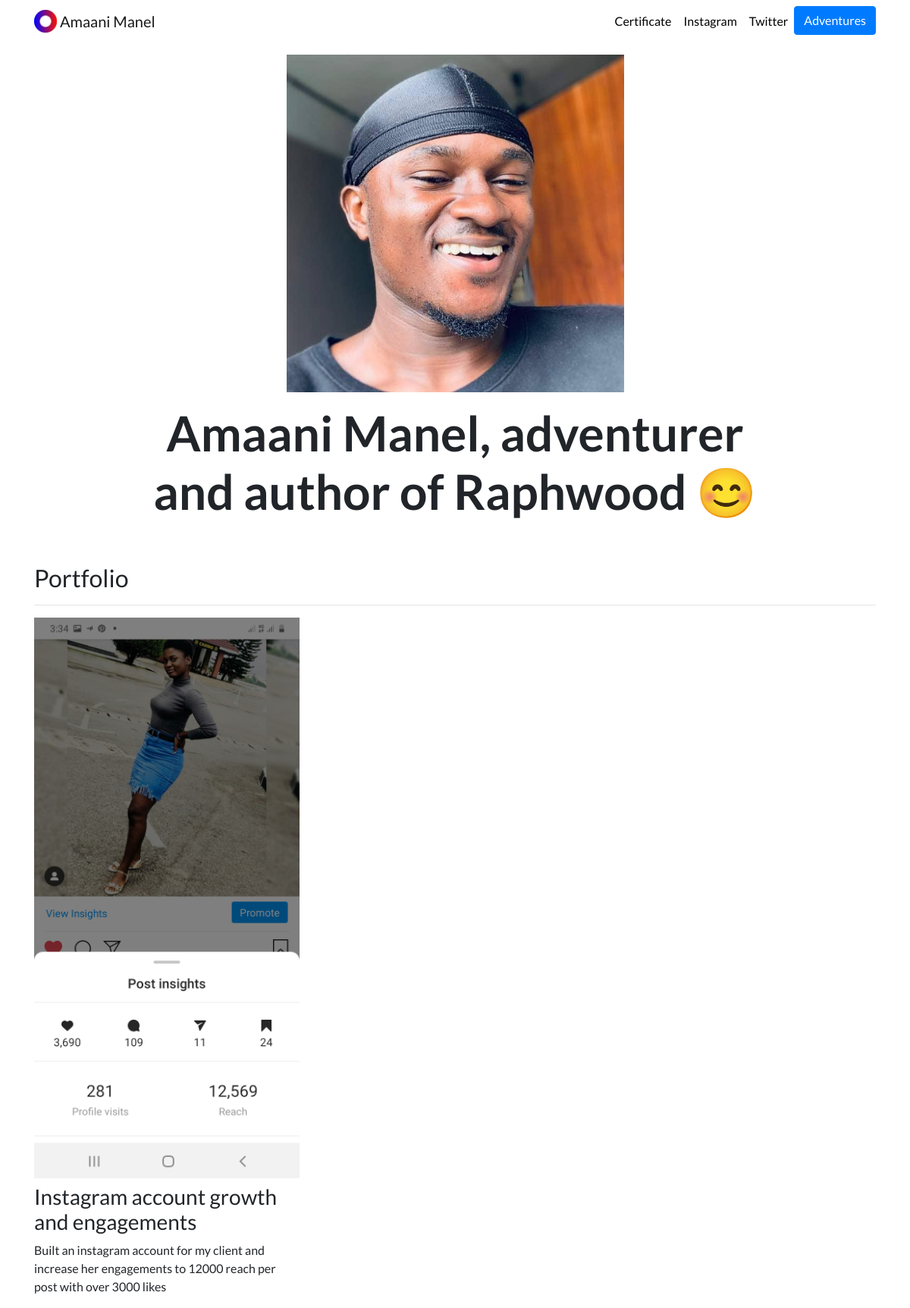
The page / on the database its author committed.
### portfolio/models.py (models this page shows, shortened)
class Project(models.Model):
    title = models.CharField(max_length=100)
    description = models.CharField(max_length=250)
    image = models.ImageField(upload_to='portfolio/images/')
    url = models.URLField(blank=True)

### portfolio/views.py (the view)
# urls.py: 2. Add a URL to urlpatterns:  path('', views.home, name='home')
def home(request):
    projects = Project.objects.all()
    return render(request, 'portfolio/home.html', {'projects': projects})

### portfolio/templates/portfolio/home.html
{% extends "portfolio/base.html" %}
{% load static %}
{% block content %}
<div class="row justify-content-center my-3">
  <div class="col-5">
    <img src="{% static 'portfolio/amaaniDurag.jpg' %}" class="img-fluid">
  </div>
</div>
<div class="row justify-content-center mb-3">
  <div class="col-md-9 text-center">
    <h1 id="hometext" class="font-weight-bold">Amaani Manel, adventurer and author of Raphwood 😊</h1>
  </div>
</div>
<h2 class="mt-5">Portfolio</h2>
<hr>
<div class="row">
  {% for project in projects %}
  <div class="col-lg-4 col-md-6">
    {% if project.url %}
    <a href="{{ project.url }}">
      <img src="{{ project.image.url }}" class="img-fluid mb-2">
    </a>
    {% else %}
    <img src="{{ project.image.url }}" class="img-fluid mb-2">
    {% endif %}
    <h3>{{ project.title }}</h3>
    <p>{{ project.description }}</p>
  </div>
  {% endfor %}
</div>
{% endblock %}

### portfolio/static/portfolio/custom.css (style rules this page uses)
body { font-family: 'Lato', sans-serif; }
@media (min-width: 992px) { #hometext { font-size: 4rem; } }

### rows shown on the page
Project: image (picture), title "Instagram account growth and engagements", description "Built an instagram account for my client and increase her engagements to 12000 reach per post with over 3000 likes"
